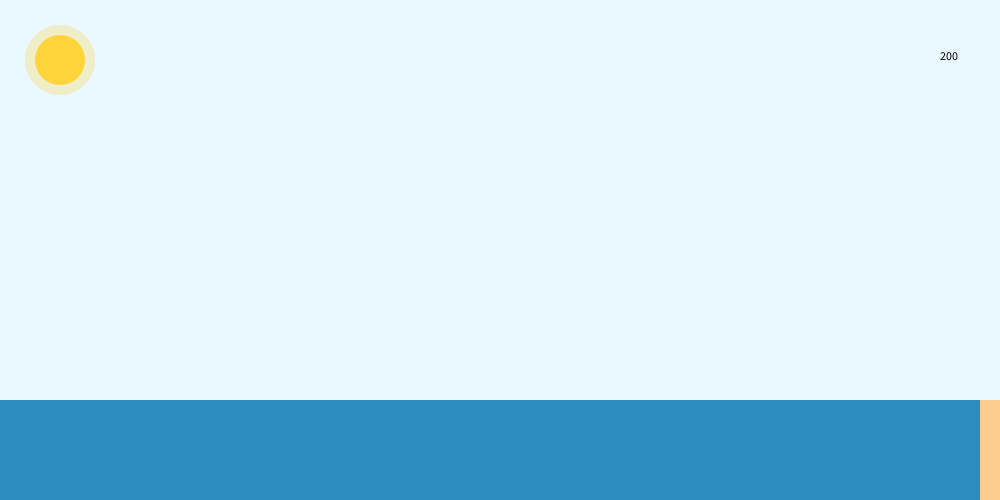
Frame 1 (no input)
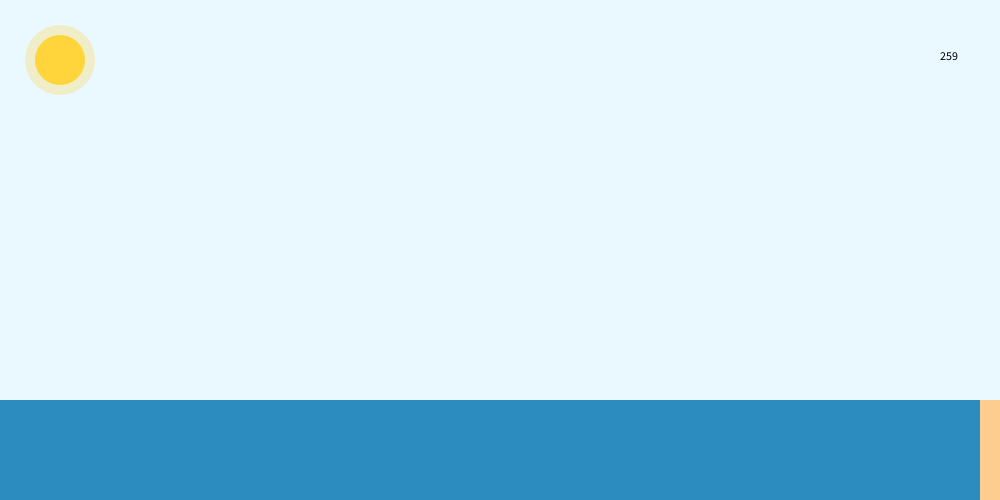
Frame 60 (the mouse pressed at the canvas centre just before this capture)
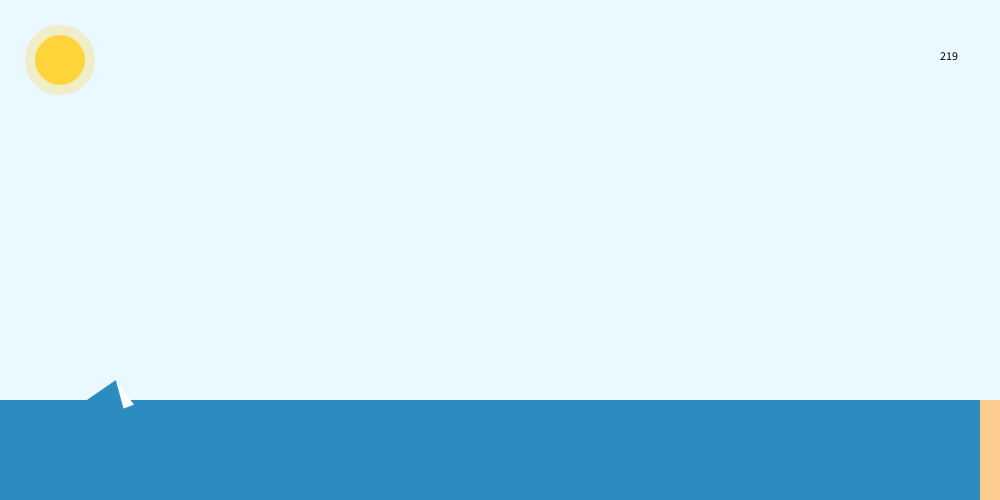
Frame 120 (the mouse held since frame 60 and released just before this capture)

The Processing sketch that drew these frames (run headless with seeded random() and noise(); from frame 60 on, the mouse is pressed at the canvas centre):

// Processing sketch: Wave
// ── Wave.pde
// Kish Parikh
// Nature & Code
// Center of Creative Computation | SMU
// September 3, 2021

// Description: a set of particles moving in a wave like fashion

// Step 1 - a single particle moving in a wavey motion
// Step 2 - More sophisticated wave
// Step 3 - Add interaction and turn to partial java mode

ArrayList<WaveParticle> waves = new ArrayList<WaveParticle>();
int baseline = 400;
int charge = 200;
PApplet pApp;

void setup () {
  size(1000, 500);
  pApp = this;
}

void draw () {

  // sky blue backgound
  background(#EAF8FF);

  // ocean and beach
  noStroke();
  fill(#2C8CBF);
  rect(0, baseline, width, height/2);
  fill(#FCCD8F);
  rect(width-20, baseline, 200, height);

  // and sun
  fill(#FFD53B);
  circle(60, 60, 50);
  fill(#FFD53B, 70);
  circle(60, 60, 70);
  
  // charge
  fill(0);
  text(charge, width-60, 60);
  
  // animate waves
  for (int i = 0; i < waves.size(); i++) {
    
    waves.get(i).go();
    
    //delete expired waves
    if (!waves.get(i).active) {
      waves.remove(i);
    }
    
  }
  
  //charge up
  charge += 1;
}

void mousePressed() {
  
  //charge is like points/energy to buy a wave with
  if (charge > 200) {
    
    //create new wave object
    waves.add(new WaveParticle(this, baseline, 0));
    println("launching wave");
    
    // deduction for buying wave
    if (charge < 250) {
      charge -= 200;
    } else {
      charge -= 100;
    }
  }
}

// ── WaveParticle.pde

//import processing.core*;

class WaveParticle {

  PApplet pApp;
  
  float waveSize = 2;
  int timeOffset;
  PVector pos, speed;
  boolean active, rising;
  int timePassed = 0;
  
  WaveParticle() {}
  
  WaveParticle(PApplet pApp, int baseline, int timeOffset) {
    this.pApp = pApp;
    this.pos = new PVector(-50, baseline + 6);
    this.speed = new PVector(1.8, 0);
    this.active =  true;
    this.rising =  false;
    this.timeOffset = timeOffset;
  }
  
  void fall() {
    
    // move wave forwards slowly and shrink
    pos.x += speed.x / 1.2;
    waveSize -= 0.015;
  }
  
  void rise() {
    
    // move wave forward and grow in size
    pos.x += speed.x;
    waveSize += 0.01;
  } 

  void move () {
    
    if (active) {
      if (pos.x < width/2) {
        rise();
        rising = true;
      } else if (waveSize <= 0) {
        this.active =  false;
      } else {
        fall();
        rising = false;
      }
    }
  }
  
  void go () {
       
    noStroke();
  
    // for the rising and falling states of the wave
    if (rising) {
      fill(#2C8CBF);
      triangle(pos.x+(7*waveSize), pos.y+(waveSize), pos.x+(23*waveSize), pos.y-(10*waveSize), pos.x+(30*waveSize), pos.y+(waveSize));
      fill(#FFFFFF);
      triangle(pos.x+(26*waveSize), pos.y+(waveSize), pos.x+(23*waveSize), pos.y-(10*waveSize), pos.x+(30*waveSize), pos.y+(waveSize)-4);
    } else if (!rising) {
      fill(#2C8CBF);
      triangle(pos.x+(7*waveSize), pos.y+(waveSize), pos.x+(23*waveSize), pos.y-(10*waveSize), pos.x+(30*waveSize), pos.y+(waveSize));
      fill(#FFFFFF);
      triangle(pos.x+(7*waveSize), pos.y+(waveSize), pos.x+(23*waveSize), pos.y-(10*waveSize), pos.x+(12*waveSize), pos.y+(waveSize)+4);
    }
    
    move();
  }
}
 
